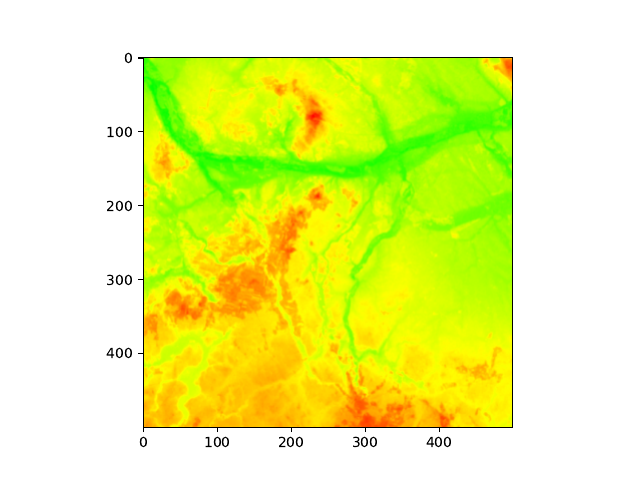

Write the Python code that produced this figure.
import matplotlib.pyplot as plt
from numpy import min
from numpy import max
from math import floor


def hsv2rgb(h, s, v):
    if h >= 360:
        while h >= 360:
            h -= 360
    elif h < 0:
        while h < 0:
            h += 360

    c = v * s
    d = c * (1 - abs((h / 60) % 2 - 1))
    e = v - c

    switcher = {
        0: [c, d, 0],
        1: [d, c, 0],
        2: [0, c, d],
        3: [0, d, c],
        4: [d, 0, c],
        5: [c, 0, d]
    }
    rgb = switcher.get(floor(h / 60), [0, 0, 0])

    for i in range(len(rgb)):
        rgb[i] += e

    return rgb


def load_points(file_name):
    with open(file_name) as file:
        file_values = file.read().splitlines()

    file_values = [i.split(' ') for i in file_values]
    height = int(file_values[0][0])
    width = int(file_values[0][1])
    distance = int(file_values[0][2])
    del file_values[0]

    for i in range(len(file_values)):
        del file_values[i][-1]
        file_values[i] = [float(point) for point in file_values[i]]

    return file_values, width, height, distance


def to_hsv_matrix(height, width):
    hsv_matrix = []

    for i in range(height):
        hsv_matrix.append([])

        for j in range(width):
            hsv_matrix[i].append([0, 1, 1])

    return hsv_matrix


def prepare_map(maps, height, width):
    minimum = min(maps)
    maximum = max(maps) - minimum
    hsv_map = to_hsv_matrix(height, width)

    for i in range(height):
        for j in range(width):
            hsv_map[i][j][0] = (1 - ((maps[i][j] - minimum) / maximum)) * 120
            hsv_map[i][j] = hsv2rgb(hsv_map[i][j][0], hsv_map[i][j][1], hsv_map[i][j][2])

    return hsv_map


if __name__ == '__main__':
    map_values, map_height, map_width, distance = load_points("big.dem")
    final_map = prepare_map(map_values, map_height, map_width)
    fig = plt.figure()
    plt.imshow(final_map)
    plt.show()
    fig.savefig("maps.pdf")
    plt.close()
